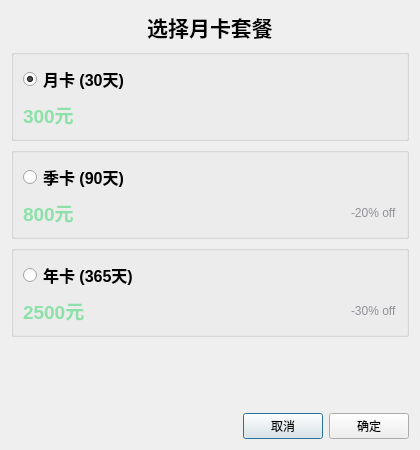
<?xml version="1.0" encoding="UTF-8"?>
<ui version="4.0">
 <class>MonthPassDialog</class>
 <widget class="QDialog" name="MonthPassDialog">
  <property name="geometry">
   <rect>
    <x>0</x>
    <y>0</y>
    <width>420</width>
    <height>450</height>
   </rect>
  </property>
  <property name="windowTitle">
   <string>办理月卡</string>
  </property>
  <layout class="QVBoxLayout" name="verticalLayout_Main">
   <item>
    <widget class="QLabel" name="labelTitle">
     <property name="font">
      <font>
       <pointsize>16</pointsize>
       <weight>75</weight>
       <bold>true</bold>
      </font>
     </property>
     <property name="text">
      <string>选择月卡套餐</string>
     </property>
     <property name="alignment">
      <set>Qt::AlignCenter</set>
     </property>
     <property name="margin">
      <number>10</number>
     </property>
    </widget>
   </item>
   <item>
    <widget class="QGroupBox" name="groupBoxMonth">
     <property name="title"/>
     <layout class="QVBoxLayout" name="verticalLayout_2">
      <item>
       <widget class="QRadioButton" name="radioButtonMonth">
        <property name="font">
         <font>
          <pointsize>12</pointsize>
          <weight>75</weight>
          <bold>true</bold>
         </font>
        </property>
        <property name="text">
         <string>月卡 (30天)</string>
        </property>
        <property name="checked">
         <bool>true</bool>
        </property>
       </widget>
      </item>
      <item>
       <widget class="QLabel" name="labelMonthPrice">
        <property name="font">
         <font>
          <pointsize>14</pointsize>
          <weight>75</weight>
          <bold>true</bold>
         </font>
        </property>
        <property name="styleSheet">
         <string notr="true">color: #8CE0A8;</string>
        </property>
        <property name="text">
         <string>300元</string>
        </property>
       </widget>
      </item>
     </layout>
    </widget>
   </item>
   <item>
    <widget class="QGroupBox" name="groupBoxQuarter">
     <property name="title"/>
     <layout class="QVBoxLayout" name="verticalLayout_3">
      <item>
       <widget class="QRadioButton" name="radioButtonQuarter">
        <property name="font">
         <font>
          <pointsize>12</pointsize>
          <weight>75</weight>
          <bold>true</bold>
         </font>
        </property>
        <property name="text">
         <string>季卡 (90天)</string>
        </property>
       </widget>
      </item>
      <item>
       <layout class="QHBoxLayout" name="horizontalLayout_2">
        <item>
         <widget class="QLabel" name="labelQuarterPrice">
          <property name="font">
           <font>
            <pointsize>14</pointsize>
            <weight>75</weight>
            <bold>true</bold>
           </font>
          </property>
         <property name="styleSheet">
          <string notr="true">color: #8CE0A8;</string>
         </property>
         <property name="text">
          <string>800元</string>
          </property>
         </widget>
        </item>
        <item>
         <spacer name="horizontalSpacer_2">
          <property name="orientation">
           <enum>Qt::Horizontal</enum>
          </property>
          <property name="sizeHint" stdset="0">
           <size>
            <width>40</width>
            <height>20</height>
           </size>
          </property>
         </spacer>
        </item>
        <item>
         <widget class="QLabel" name="labelQuarterDiscount">
         <property name="styleSheet">
          <string notr="true">color: #938F99;</string>
         </property>
         <property name="text">
          <string>-20% off</string>
          </property>
         </widget>
        </item>
       </layout>
      </item>
     </layout>
    </widget>
   </item>
   <item>
    <widget class="QGroupBox" name="groupBoxYear">
     <property name="title"/>
     <layout class="QVBoxLayout" name="verticalLayout_4">
      <item>
       <widget class="QRadioButton" name="radioButtonYear">
        <property name="font">
         <font>
          <pointsize>12</pointsize>
          <weight>75</weight>
          <bold>true</bold>
         </font>
        </property>
        <property name="text">
         <string>年卡 (365天)</string>
        </property>
       </widget>
      </item>
      <item>
       <layout class="QHBoxLayout" name="horizontalLayout_3">
        <item>
         <widget class="QLabel" name="labelYearPrice">
          <property name="font">
           <font>
            <pointsize>14</pointsize>
            <weight>75</weight>
            <bold>true</bold>
           </font>
          </property>
          <property name="styleSheet">
          <string notr="true">color: #8CE0A8;</string>
          </property>
          <property name="text">
          <string>2500元</string>
          </property>
         </widget>
        </item>
        <item>
         <spacer name="horizontalSpacer_3">
          <property name="orientation">
           <enum>Qt::Horizontal</enum>
          </property>
          <property name="sizeHint" stdset="0">
           <size>
            <width>40</width>
            <height>20</height>
           </size>
          </property>
         </spacer>
        </item>
        <item>
         <widget class="QLabel" name="labelYearDiscount">
         <property name="styleSheet">
          <string notr="true">color: #938F99;</string>
         </property>
         <property name="text">
          <string>-30% off</string>
          </property>
         </widget>
        </item>
       </layout>
      </item>
     </layout>
    </widget>
   </item>
   <item>
    <spacer name="verticalSpacer">
     <property name="orientation">
      <enum>Qt::Vertical</enum>
     </property>
     <property name="sizeHint" stdset="0">
      <size>
       <width>20</width>
       <height>10</height>
      </size>
     </property>
    </spacer>
   </item>
   <item>
    <layout class="QHBoxLayout" name="horizontalLayout">
     <item>
      <spacer name="horizontalSpacer">
       <property name="orientation">
        <enum>Qt::Horizontal</enum>
       </property>
       <property name="sizeHint" stdset="0">
        <size>
         <width>40</width>
         <height>20</height>
        </size>
       </property>
      </spacer>
     </item>
     <item>
      <widget class="QPushButton" name="pushButtonCancel">
       <property name="text">
        <string>取消</string>
       </property>
       <property name="objectName">
        <string>msgBoxCancelButton</string>
       </property>
      </widget>
     </item>
     <item>
      <widget class="QPushButton" name="pushButtonOK">
       <property name="text">
        <string>确定</string>
       </property>
       <property name="objectName">
        <string>msgBoxConfirmButton</string>
       </property>
      </widget>
     </item>
    </layout>
   </item>
  </layout>
 </widget>
 <resources/>
 <connections/>
</ui>
